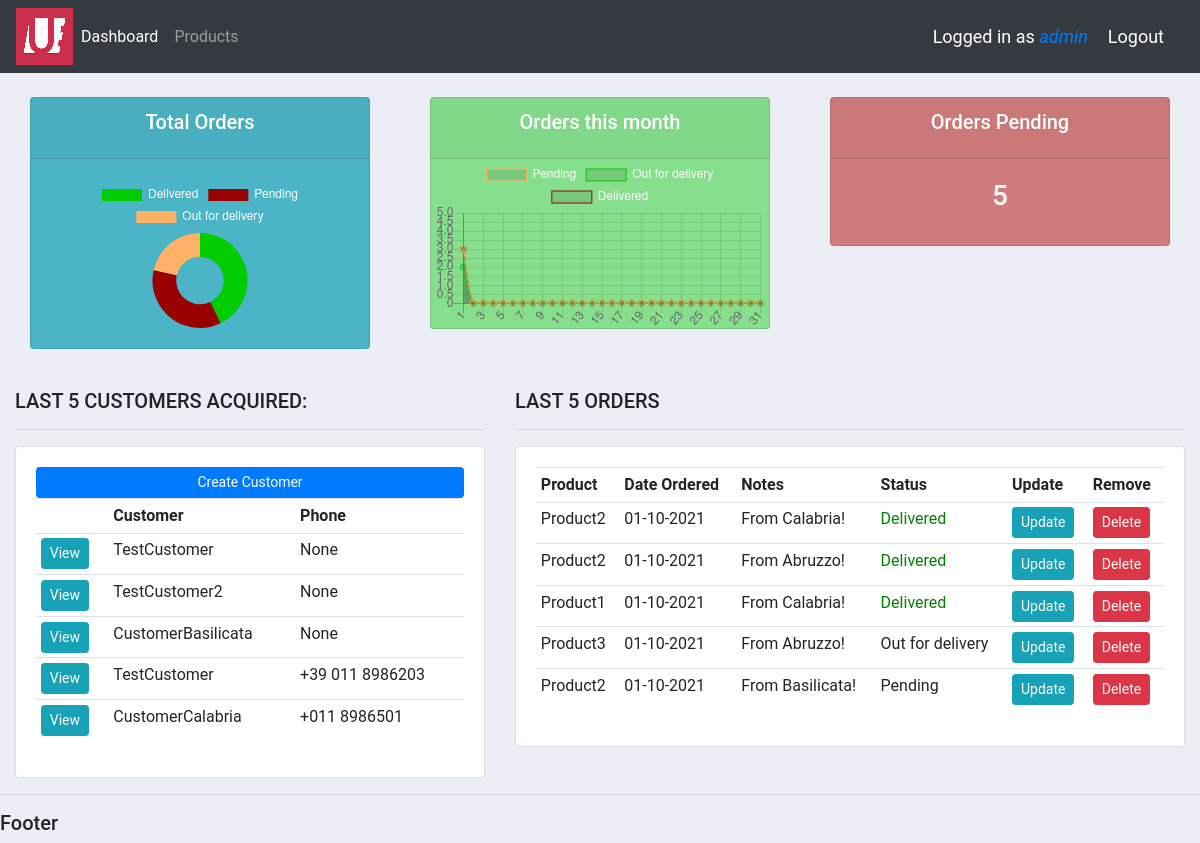
Screenshot of / (signed in) with the database file from the repository.
### accounts/models.py (models this page shows, shortened)
class Customer(models.Model):
    user = models.OneToOneField(User, null=True, blank=True, on_delete=models.SET_NULL)  # One-to-one with user, set user null if deleted
    name = models.CharField(max_length=200, null=True)     # String
    phone = models.CharField(max_length=200, null=True, blank=True)     # String
    region = models.ForeignKey(Group, null=True, on_delete=models.SET_NULL)
    address = models.CharField(max_length=200, null=True, blank=True)   # String
    email = models.CharField(max_length=200, null=True)     # String
    profile_pic = models.ImageField(default="blank_profile.png", null=True, blank=True)      # Image
    date_created = models.DateTimeField(auto_now_add=True)  # Timestamp

class Order(models.Model):
    STATUS = (
        ('Pending','Pending'),
        ('Out for delivery','Out for delivery'),
        ('Delivered','Delivered')
    )
    customer = models.ForeignKey(Customer, null=True, on_delete = models.SET_NULL)
    product = models.ForeignKey(Product, null=True, on_delete=models.SET_NULL)
    date_created = models.DateTimeField(auto_now_add=True)  # Timestamp
    status = models.CharField(max_length=200, null=True, choices=STATUS)     # String with dropdown choices
    notes = models.CharField(max_length=200, null=True, blank=True)

class Product(models.Model):
    CATEGORY = (
        ('Hardware','Hardware'),
        ('Software','Software'),
    )
    name = models.CharField(max_length=200, null=True)     # String
    price = models.FloatField(null=True)                    # Float
    category = models.CharField(max_length=200, null=True, choices=CATEGORY)     # String
    description = models.CharField(max_length=200, null=True, blank=True)     # String, can be blank
    date_created = models.DateTimeField(auto_now_add=True)  # Timestamp
    tag = models.ManyToManyField(Tag)
    def __str__(self):
        return self.name

### accounts/decorators.py (the view)
    def wrapper_function(request, *args, **kwargs):
        group = None
        if request.user.groups.exists():
            group = request.user.groups.all()[0].name
        if group == 'Customers':
            return redirect('user_page')
        else:
            return view_function(request, *args, **kwargs)

### accounts/templatetags/has_group.py (called while the page is built)
@register.filter(name='has_group')
def has_group(user, group_name):
    return user.groups.filter(name=group_name).exists()

### accounts/templates/accounts/dashboard.html
{% extends 'accounts/main.html' %}
{% block content %}
{% include 'accounts/status.html' %}
<br>
<div class="row">
	<div class="col-md-5">
		<h5>LAST 5 CUSTOMERS ACQUIRED:</h5>
		<hr>
		<div class="card card-body">
			<a class="btn btn-primary btn-sm btn-block" href="">Create Customer</a>
			<table class="table table-sm">
				<tr>
					<th></th>
					<th>Customer</th>
					<th>Phone</th>
					{% for customer in customers %}
					<tr>
						<td><a href="{% url 'customer' customer.id %}" class="btn btn-sm btn-info">View</a></td>
						<td>{{ customer.name }}</td>
						<td>{{ customer.phone }}</td>
					</tr>
					{% endfor %}
				</tr>
			</table>
		</div>
	</div>
	<div class="col-md-7">
		<h5>LAST 5 ORDERS</h5>
		<hr>
		<div class="card card-body">
			<table class="table table-sm">
				<tr>
					<th>Product</th>
					<th>Date Ordered</th>
					<th>Notes</th>
					<th>Status</th>
					<th>Update</th>
					<th>Remove</th>
					{% for order in orders %}
						<tr>
							<td>{{ order.product }}</td>
							<td>{{ order.date_created|date:"d-m-Y" }}</td>
							<td>{{ order.notes }}</td>
							{% if order.status == 'Delivered' %}
								<td id="delivered">{{ order.status}}</td>
							{% else %}
								<td>{{ order.status}}</td>
							{% endif %}
							<td><a class="btn btn-sm btn-info" href="{% url 'update_order' order.id %}">Update</a></td>
							<td><a class="btn btn-sm btn-danger" href="{% url 'delete_order' order.id %}">Delete</a></td>
						</tr>
					{% endfor %}
				</tr>
			</table>
		</div>
	</div>
</div>
{% endblock %}

### accounts/templates/accounts/navbar.html (shortened to what this page needs)
{% load static %}
{% load has_group %}
<nav class="navbar navbar-expand-lg navbar-dark bg-dark">
  <a href="{% url 'home' %}">
    <img src="{% static 'images/logo.png' %}">
  </a>
    <div class="collapse navbar-collapse" id="navbarNav">
      <ul class="navbar-nav">
        <li class="nav-item active">
          <a class="nav-link" href="{% url 'home' %}">Dashboard</a>
        </li>
        {% if request.user|has_group:"Customers" %}
        <li class="nav-item">
          <a class="nav-link" href="{% url 'user_settings' %}">Settings</a>
        </li>
        {% else %}
        <li class="nav-item">
          <a class="nav-link" href="{% url 'products' %}">Products</a>
        </li>
        {% endif %}
      </ul>
    </div>
    <span class="hello-msg">Logged in as <a href="{% url 'user_page' %}"><i>{{ request.user }}</i></a></span>
    <span><a class="hello-msg" href="{% url 'logout' %}">Logout</a></span>
  </nav>

### static/css/main.css (style rules this page uses)
body { font-family: 'Roboto', sans-serif !important; background-color: #ebeff5 !important; }
.row { margin: auto; }
#delivered { color: green; }

### accounts/templates/accounts/navbar.html (style rules this page uses)
.hello-msg { font-size: 18px; color: white; margin-right: 20px; }

### rows the page displays
Customer: name "TestCustomer", phone "None"
Customer: name "TestCustomer2", phone "None"
Customer: name "CustomerBasilicata", phone "None"
Customer: name "TestCustomer", phone "+39 011 8986203"
Customer: name "CustomerCalabria", phone "+011 8986501"
Order: product "Product2", date_created "01-10-2021", notes "From Calabria!", status "Delivered"
Order: product "Product2", date_created "01-10-2021", notes "From Abruzzo!", status "Delivered"
Order: product "Product1", date_created "01-10-2021", notes "From Calabria!", status "Delivered"
Order: product "Product3", date_created "01-10-2021", notes "From Abruzzo!", status "Out for delivery"
Order: product "Product2", date_created "01-10-2021", notes "From Basilicata!", status "Pending"

### other values shown
{{ request.user }} "admin"
{{ pending_orders }} "5"
chart data {{ pie_chart_labels| safe }} ['Delivered', 'Pending', 'Out for delivery']
chart data {{ pie_chart_data| safe }} [6, 5, 3]
chart data {{ list_days | safe }} [1, 2, 3, 4, 5, 6, 7, 8, 9, 10, 11, 12, 13, 14, 15, 16, 17, 18, 19, 20, 21, 22, 23, 24, 25, 26, 27, 28, 29, 30, 31]
chart data {{ pending_cumulated | safe }} [3, 0, 0, 0, 0, 0, 0, 0, 0, 0, 0, 0, 0, 0, 0, 0, 0, 0, 0, 0, 0, 0, 0, 0, 0, 0, 0, 0, 0, 0, 0]
